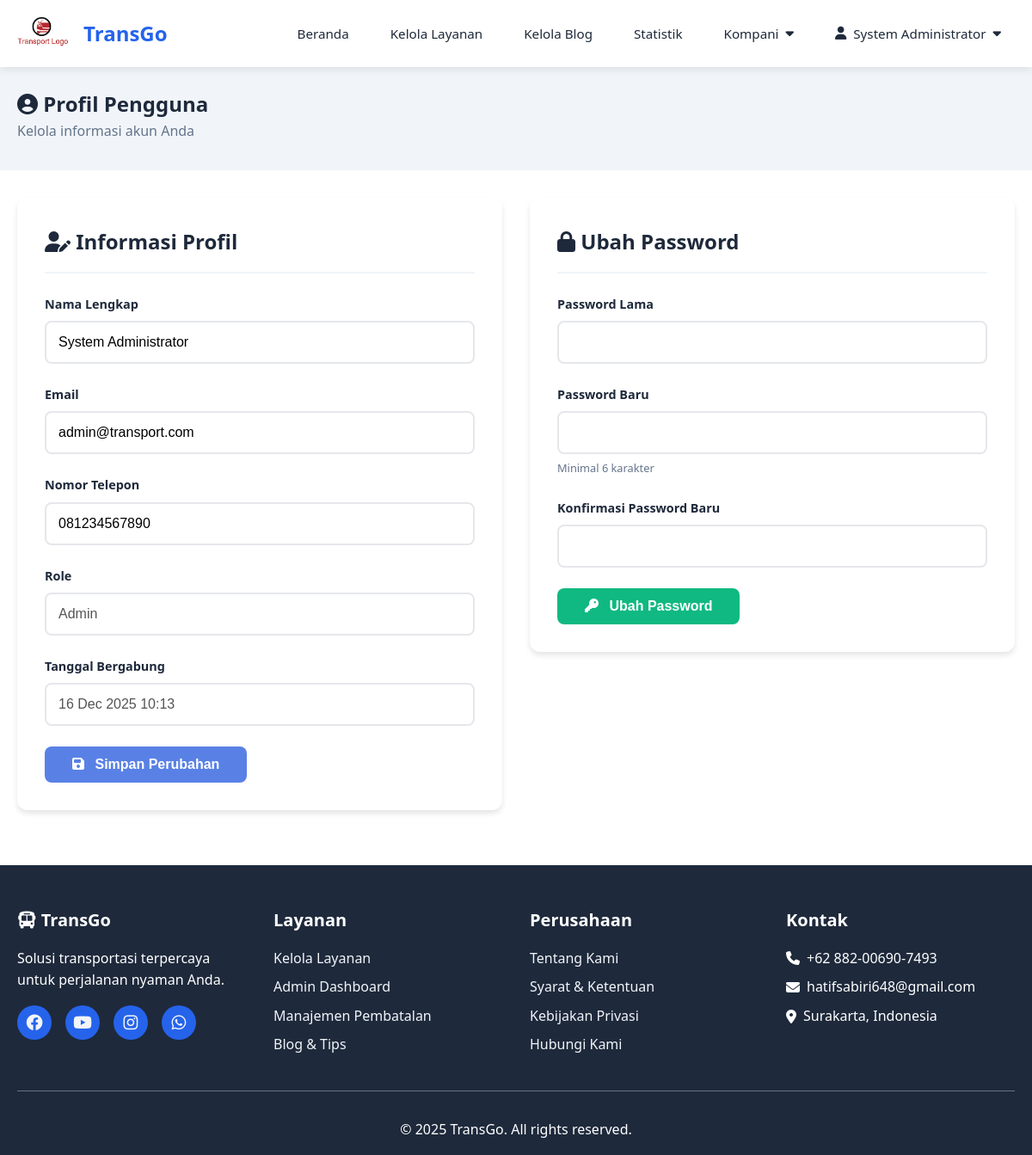
Screenshot of /user/profile.php (signed in) with the database file from the repository.
### tables this page shows
CREATE TABLE users (
    id INT AUTO_INCREMENT PRIMARY KEY,
    email VARCHAR(255) UNIQUE NOT NULL,
    password VARCHAR(255) NOT NULL,
    full_name VARCHAR(255) NOT NULL,
    phone VARCHAR(20),
    role ENUM('user', 'staff', 'admin') DEFAULT 'user',
    created_at TIMESTAMP DEFAULT CURRENT_TIMESTAMP,
    updated_at TIMESTAMP DEFAULT CURRENT_TIMESTAMP ON UPDATE CURRENT_TIMESTAMP,
    INDEX idx_email (email),
    INDEX idx_role (role)
);

### config/config.php (called while the page is built, shortened)
<?php
function format_datetime($datetime, $format = 'd M Y H:i')
{
    $timestamp = strtotime($datetime);
    return date($format, $timestamp);
}

### user/profile.php (the view, shortened to what this page needs)
<?php
require_once '../config/config.php';
$conn = getDBConnection();
$user_id = $_SESSION['user_id'];
$stmt = $conn->prepare("SELECT * FROM users WHERE id = ?");
$stmt->bind_param("i", $user_id);
$stmt->execute();
$user = $stmt->get_result()->fetch_assoc();
include '../includes/header.php';
?>
<section style="padding: 2rem 0; background: var(--light);">
    <div class="container">
        <h1><i class="fas fa-user-circle"></i> Profil Pengguna</h1>
        <p style="color: var(--gray);">Kelola informasi akun Anda</p>
    </div>
</section>
<section style="padding: 2rem 0;">
    <div class="container">
        <div class="profile-grid" style="display: grid; grid-template-columns: 1fr 1fr; gap: 2rem;">
            <div>
                <div class="card">
                    <div class="card-header">
                        <h3 class="card-title"><i class="fas fa-user-edit"></i> Informasi Profil</h3>
                    </div>
                    <form method="POST" action="">
                        <div class="form-group">
                            <label for="full_name">Nama Lengkap</label>
                            <input type="text" name="full_name" id="full_name" class="form-control"
                                value="<?php echo htmlspecialchars($user['full_name']); ?>" required>
                        </div>
                        <div class="form-group">
                            <label for="email">Email</label>
                            <input type="email" name="email" id="email" class="form-control"
                                value="<?php echo htmlspecialchars($user['email']); ?>" required>
                        </div>
                        <div class="form-group">
                            <label for="phone">Nomor Telepon</label>
                            <input type="tel" name="phone" id="phone" class="form-control"
                                value="<?php echo htmlspecialchars($user['phone']); ?>" required>
                        </div>
                        <div class="form-group">
                            <label>Role</label>
                            <input type="text" class="form-control" value="<?php echo ucfirst($user['role']); ?>" disabled>
                        </div>
                        <div class="form-group">
                            <label>Tanggal Bergabung</label>
                            <input type="text" class="form-control" value="<?php echo format_datetime($user['created_at']); ?>" disabled>
                        </div>
                        <button type="submit" name="update_profile" class="btn btn-primary">
                            <i class="fas fa-save"></i> Simpan Perubahan
                        </button>
                    </form>
                </div>
            </div>
            <div>
                <div class="card">
                    <div class="card-header">
                        <h3 class="card-title"><i class="fas fa-lock"></i> Ubah Password</h3>
                    </div>
                    <form method="POST" action="">
                        <div class="form-group">
                            <label for="current_password">Password Lama</label>
                            <input type="password" name="current_password" id="current_password"
                                class="form-control" required>
                        </div>
                        <div class="form-group">
                            <label for="new_password">Password Baru</label>
                            <input type="password" name="new_password" id="new_password"
                                class="form-control" required>
                            <small style="color: var(--gray);">Minimal 6 karakter</small>
                        </div>
                        <div class="form-group">
                            <label for="confirm_password">Konfirmasi Password Baru</label>
                            <input type="password" name="confirm_password" id="confirm_password"
                                class="form-control" required>
                        </div>
                        <button type="submit" name="change_password" class="btn btn-secondary">
                            <i class="fas fa-key"></i> Ubah Password
                        </button>
                    </form>
                </div>
            </div>
        </div>
    </div>
<?php
include '../includes/footer.php';
?>

### assets/css/style.css (style rules this page uses)
* { margin: 0; padding: 0; box-sizing: border-box; }
:root { --primary: #2563eb; --secondary: #10b981; --accent: #f59e0b; --dark: #1e293b; --gray: #64748b; --light: #f1f5f9; --white: #ffffff; --danger: #ef4444; --shadow: 0 4px 6px rgba(0, 0, 0, 0.1); --shadow-lg: 0 10px 25px rgba(0, 0, 0, 0.15); }
html { scroll-behavior: smooth; }
html, body { width: 100%; max-width: 100%; overflow-x: hidden; }
body { font-family: 'Segoe UI', Tahoma, Geneva, Verdana, sans-serif; line-height: 1.6; color: var(--dark); background-color: var(--white); padding-top: 70px; }
.container { width: 100%; max-width: 1200px; margin: 0 auto; padding: 0 clamp(0.75rem, 3vw, 1.25rem); }
section { position: relative; z-index: 1; }
.btn { display: inline-block; padding: clamp(0.625rem, 1.5vw, 0.75rem) clamp(1rem, 3vw, 2rem); border-radius: 8px; text-decoration: none; font-weight: 600; transition: all 0.3s; border: none; cursor: pointer; text-align: center; font-size: clamp(0.875rem, 1.5vw, 1rem); min-width: min-content; }
.btn-primary { background: rgb(89, 129, 229); color: var(--white); }
.btn-secondary { background: var(--secondary); color: var(--white); }
.btn i { margin-right: 0.5rem; }
section { padding: clamp(2rem, 6vw, 4rem) 0; width: 100%; overflow: hidden; }
.form-group { margin-bottom: 1.5rem; width: 100%; }
.form-group label { display: block; margin-bottom: 0.5rem; font-weight: 600; color: var(--dark); font-size: clamp(0.875rem, 1.5vw, 1rem); }
.form-control { width: 100%; padding: 0.75rem; border: 2px solid var(--light); border-radius: 8px; font-size: 1rem; transition: border-color 0.3s; box-sizing: border-box; }
.card { background: var(--white); border-radius: 12px; box-shadow: var(--shadow); padding: clamp(1.25rem, 3vw, 2rem); margin-bottom: clamp(1rem, 3vw, 2rem); width: 100%; overflow: hidden; }
.card-header { border-bottom: 2px solid var(--light); padding-bottom: 1rem; margin-bottom: 1.5rem; width: 100%; }
.card-title { font-size: clamp(1.25rem, 3vw, 1.5rem); color: var(--dark); word-break: break-word; }
@media (min-width: 1200px) { .container { max-width: 1200px; } }
.form-control { width: 100%; padding: 0.875rem; border: 2px solid #e5e7eb; border-radius: 8px; font-size: 1rem; transition: all 0.3s; background: white; }
.form-group label { display: block; margin-bottom: 0.5rem; font-weight: 600; color: var(--dark); font-size: 0.9rem; }
.form-group small { display: block; margin-top: 0.375rem; color: var(--gray); font-size: 0.8rem; }

### rows the page displays
users: full_name "System Administrator", email "admin@transport.com", phone "081234567890", role "Admin", created_at "16 Dec 2025 10:13"

### other values shown
$_SESSION['full_name'] "System Administrator"
